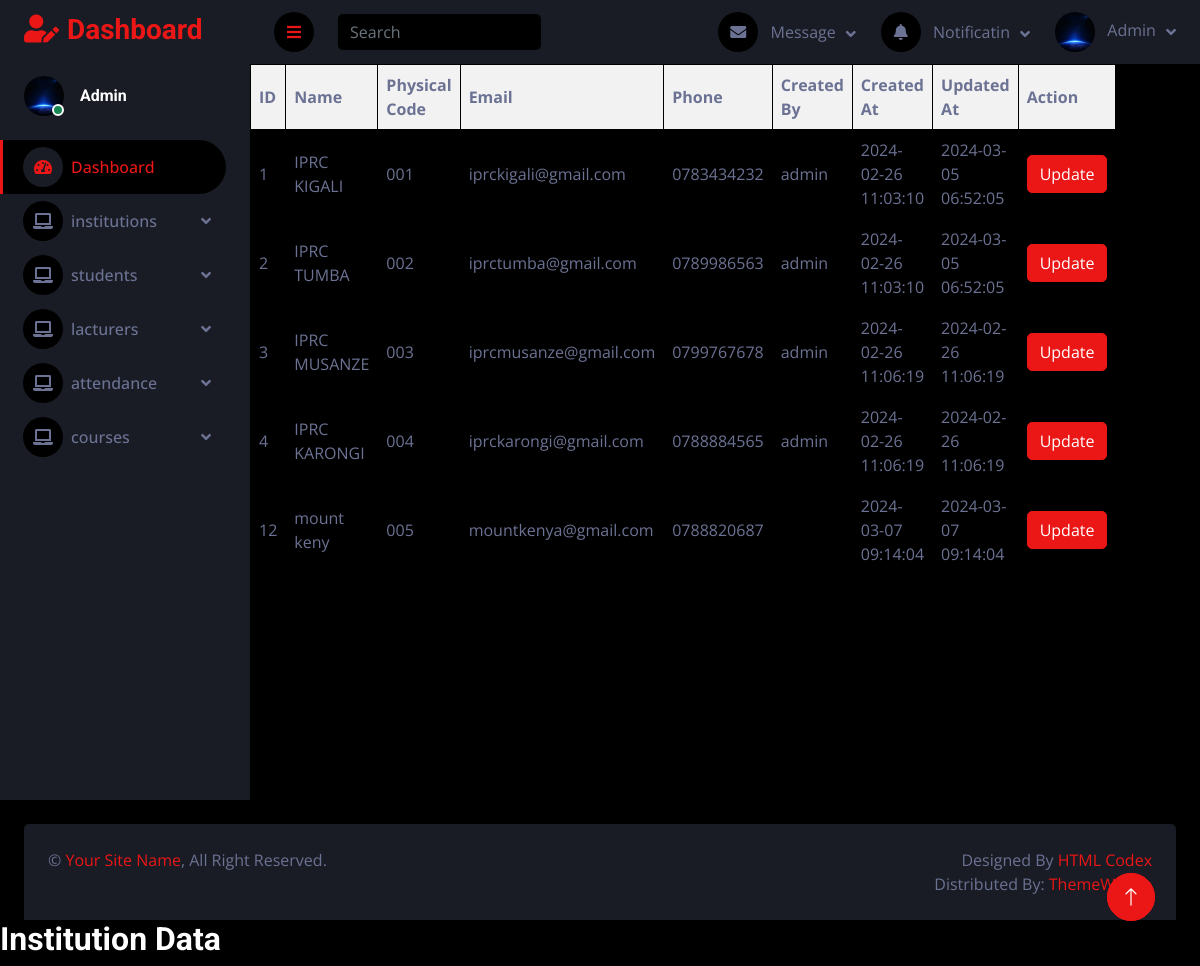
/institution_view.php, run on the app's committed database.
### tables this page shows
CREATE TABLE `institution` (
  `id` int(11) NOT NULL,
  `name` varchar(255) DEFAULT NULL,
  `physical_code` varchar(255) DEFAULT NULL,
  `email` varchar(255) DEFAULT NULL,
  `phone` varchar(255) DEFAULT NULL,
  `created_by` varchar(100) DEFAULT NULL,
  `created_at` timestamp NOT NULL DEFAULT current_timestamp(),
  `updated_at` timestamp NOT NULL DEFAULT current_timestamp() ON UPDATE current_timestamp()
);

### institution_view.php (the view, shortened to what this page needs)
<!DOCTYPE html>
<html lang="en">
<head>
    <link href="https://cdnjs.cloudflare.com/ajax/libs/font-awesome/5.10.0/css/all.min.css" rel="stylesheet">
    <link href="https://cdn.jsdelivr.net/npm/bootstrap-icons@1.4.1/font/bootstrap-icons.css" rel="stylesheet">
    <link href="lib/owlcarousel/assets/owl.carousel.min.css" rel="stylesheet">
    <link href="lib/tempusdominus/css/tempusdominus-bootstrap-4.min.css" rel="stylesheet" />
    <link href="css/bootstrap.min.css" rel="stylesheet">
    <link href="css/style.css" rel="stylesheet">
</head>
<body>
<div class="container-fluid position-relative d-flex p-0">
        <div class="sidebar pe-4 pb-3">
            <nav class="navbar bg-secondary navbar-dark">
                <a href="admindashboard.php " class="navbar-brand mx-4 mb-3">
                    <h3 class="text-primary"><i class="fa fa-user-edit me-2"></i>Dashboard</h3>
                </a>
                <div class="d-flex align-items-center ms-4 mb-4">
                    <div class="position-relative">
                    </div>
                    <div class="ms-3">
                        <h6 class="mb-0">Admin</h6>
                    </div>
                </div>
                <div class="navbar-nav w-100">
                    <a href="admindashboard.php" class="nav-item nav-link active"><i class="fa fa-tachometer-alt me-2"></i>Dashboard</a>
                    <div class="nav-item dropdown">
                        <a href="#" class="nav-link dropdown-toggle" data-bs-toggle="dropdown"><i class="fa fa-laptop me-2"></i>institutions</a>
                    </div>
                    <div class="nav-item dropdown">
                        <a href="#" class="nav-link dropdown-toggle" data-bs-toggle="dropdown"><i class="fa fa-laptop me-2"></i>students</a>
                    </div>
                    <div class="nav-item dropdown">
                        <a href="#" class="nav-link dropdown-toggle" data-bs-toggle="dropdown"><i class="fa fa-laptop me-2"></i>lacturers</a>
                    </div>
                    <div class="nav-item dropdown">
                        <a href="#" class="nav-link dropdown-toggle" data-bs-toggle="dropdown"><i class="fa fa-laptop me-2"></i>attendance</a>
                        <div class="nav-item dropdown">
                            <a href="#" class="nav-link dropdown-toggle" data-bs-toggle="dropdown"><i class="fa fa-laptop me-2"></i>courses</a>
                    </div>
                    </div>
                </div>
            </nav>
        </div>
        <div class="content">
            <nav class="navbar navbar-expand bg-secondary navbar-dark sticky-top px-4 py-0">
                <a href="#" class="sidebar-toggler flex-shrink-0">
                    <i class="fa fa-bars"></i>
                </a>
                <form class="d-none d-md-flex ms-4">
                    <input class="form-control bg-dark border-0" type="search" placeholder="Search">
                </form>
                <div class="navbar-nav align-items-center ms-auto">
                    <div class="nav-item dropdown">
                        <a href="#" class="nav-link dropdown-toggle" data-bs-toggle="dropdown">
                            <i class="fa fa-envelope me-lg-2"></i>
                            <span class="d-none d-lg-inline-flex">Message</span>
                        </a>
                    </div>
                    <div class="nav-item dropdown">
                        <a href="#" class="nav-link dropdown-toggle" data-bs-toggle="dropdown">
                            <i class="fa fa-bell me-lg-2"></i>
                            <span class="d-none d-lg-inline-flex">Notificatin</span>
                        </a>
                    </div>
                    <div class="nav-item dropdown">
                        <a href="#" class="nav-link dropdown-toggle" data-bs-toggle="dropdown">
                            <img class="rounded-circle me-lg-2" src="2.jpg" alt="" style="width: 40px; height: 40px;">
                            <span class="d-none d-lg-inline-flex">Admin</span>
                        </a>
                    </div>
                </div>
            </nav>
            <?php
try {
    $host = 'localhost';
    $dbname = 'student_attendance';
    $username = 'root';
    $password = '';
    $pdo = new PDO("mysql:host=$host;dbname=$dbname", $username, $password);
    $pdo->setAttribute(PDO::ATTR_ERRMODE, PDO::ERRMODE_EXCEPTION);
    $sql = "SELECT * FROM institution";
    $stmt = $pdo->query($sql);
    if ($stmt->rowCount() > 0) {
        echo "<table>";
        echo "<tr><th>ID</th><th>Name</th><th>Physical Code</th><th>Email</th><th>Phone</th><th>Created By</th><th>Created At</th><th>Updated At</th><th>Action</th></tr>";
        while ($row = $stmt->fetch(PDO::FETCH_ASSOC)) {
            echo "<tr>";
            echo "<td>" . $row["id"] . "</td>";
            echo "<td>" . $row["name"] . "</td>";
            echo "<td>" . $row["physical_code"] . "</td>";
            echo "<td>" . $row["email"] . "</td>";
            echo "<td>" . $row["phone"] . "</td>";
            echo "<td>" . $row["created_by"] . "</td>";
            echo "<td>" . $row["created_at"] . "</td>";
            echo "<td>" . $row["updated_at"] . "</td>";
            echo "<td><a href='update_institution.php?id={$row["id"]}' class='btn btn-primary'>Update</a></td>";
            echo "</tr>";
        }
        echo "</table>";
    } else {
        echo "0 results";
    }
} catch (PDOException $e) {
    echo "Error: " . $e->getMessage();
}
?>
        </div>
        <a href="#" class="btn btn-lg btn-primary btn-lg-square back-to-top"><i class="bi bi-arrow-up"></i></a>
    </div>
<div class="container-fluid position-relative d-flex p-0">
        <div class="sidebar pe-4 pb-3">
            <nav class="navbar bg-secondary navbar-dark">
                <a href="index.html" class="navbar-brand mx-4 mb-3">
                    <h3 class="text-primary"><i class="fa fa-user-edit me-2"></i>Dashboard</h3>
                </a>
                <div class="d-flex align-items-center ms-4 mb-4">
                    <div class="position-relative">
                        <img class="rounded-circle" src="2.jpg" alt="" style="width: 40px; height: 40px;">
                        <div class="bg-success rounded-circle border border-2 border-white position-absolute end-0 bottom-0 p-1"></div>
                    </div>
                    <div class="ms-3">
                        <h6 class="mb-0">Admin</h6>
                    </div>
                </div>
                <div class="navbar-nav w-100">
                    <a href="index.html" class="nav-item nav-link active"><i class="fa fa-tachometer-alt me-2"></i>Dashboard</a>
                    <div class="nav-item dropdown">
                        <a href="#" class="nav-link dropdown-toggle" data-bs-toggle="dropdown"><i class="fa fa-laptop me-2"></i>institutions</a>
                    </div>
                    <div class="nav-item dropdown">
                        <a href="#" class="nav-link dropdown-toggle" data-bs-toggle="dropdown"><i class="fa fa-laptop me-2"></i>students</a>
                    </div>
                    <div class="nav-item dropdown">
                        <a href="#" class="nav-link dropdown-toggle" data-bs-toggle="dropdown"><i class="fa fa-laptop me-2"></i>lacturers</a>
                    </div>
                    <div class="nav-item dropdown">
                        <a href="#" class="nav-link dropdown-toggle" data-bs-toggle="dropdown"><i class="fa fa-laptop me-2"></i>attendance</a>
                        <div class="nav-item dropdown">
                            <a href="#" class="nav-link dropdown-toggle" data-bs-toggle="dropdown"><i class="fa fa-laptop me-2"></i>courses</a>
                    </div>
                    </div>
                </div>
            </nav>
        </div>
            <div class="container-fluid pt-4 px-4">
                <div class="bg-secondary rounded-top p-4">
                    <div class="row">
                        <div class="col-12 col-sm-6 text-center text-sm-start">
                            &copy; <a href="#">Your Site Name</a>, All Right Reserved.
                        </div>
                        <div class="col-12 col-sm-6 text-center text-sm-end">
                            Designed By <a href="https://htmlcodex.com">HTML Codex</a>
                            <br>Distributed By: <a href="https://themewagon.com" target="_blank">ThemeWagon</a>
                        </div>
                    </div>
                </div>
            </div>
        </div>
        <a href="#" class="btn btn-lg btn-primary btn-lg-square back-to-top"><i class="bi bi-arrow-up"></i></a>
<h2>Institution Data</h2>
</body>
</html>

### css/style.css (style rules this page uses)
:root { --primary: #EB1616; --secondary: #191C24; --light: #6C7293; --dark: #000000; }
.back-to-top { position: fixed; display: none; right: 45px; bottom: 45px; z-index: 99; }
.btn { transition: .5s; }
.btn-lg-square { width: 48px; height: 48px; }
.btn-square, .btn-sm-square, .btn-lg-square { padding: 0; display: inline-flex; align-items: center; justify-content: center; font-weight: normal; border-radius: 50px; }
.sidebar { position: fixed; top: 0; left: 0; bottom: 0; width: 250px; height: 100vh; overflow-y: auto; background: var(--secondary); transition: 0.5s; z-index: 999; }
.content { margin-left: 250px; min-height: 100vh; background: var(--dark); transition: 0.5s; }
@media (min-width: 992px) { .sidebar { margin-left: 0; } }
@media (min-width: 992px) { .content { width: calc(100% - 250px); } }
.sidebar .navbar .navbar-nav .nav-link { padding: 7px 20px; color: var(--light); font-weight: 500; border-left: 3px solid var(--secondary); border-radius: 0 30px 30px 0; outline: none; }
.sidebar .navbar .navbar-nav .nav-link:hover, .sidebar .navbar .navbar-nav .nav-link.active { color: var(--primary); background: var(--dark); border-color: var(--primary); }
.sidebar .navbar .navbar-nav .nav-link i { width: 40px; height: 40px; display: inline-flex; align-items: center; justify-content: center; background: var(--dark); border-radius: 40px; }
.sidebar .navbar .navbar-nav .nav-link:hover i, .sidebar .navbar .navbar-nav .nav-link.active i { background: var(--secondary); }
.sidebar .navbar .dropdown-toggle::after { position: absolute; top: 15px; right: 15px; border: none; content: "\f107"; font-family: "Font Awesome 5 Free"; font-weight: 900; transition: .5s; }
.content .navbar .navbar-nav .nav-link { margin-left: 25px; padding: 12px 0; color: var(--light); outline: none; }
.content .navbar .sidebar-toggler, .content .navbar .navbar-nav .nav-link i { width: 40px; height: 40px; display: inline-flex; align-items: center; justify-content: center; background: var(--dark); border-radius: 40px; }
.content .navbar .dropdown-toggle::after { margin-left: 6px; vertical-align: middle; border: none; content: "\f107"; font-family: "Font Awesome 5 Free"; font-weight: 900; transition: .5s; }

### institution_view.php (style rules this page uses)
table { width: 90%; border-collapse: collapse; }
table, th, td { border: 1px solid black; padding: 8px; }
th { background-color: #f2f2f2; }

### data on the page
institution: id "1", name "IPRC KIGALI", physical_code "001", email "iprckigali@gmail.com", phone "0783434232", created_by "admin", created_at "2024-02-26 11:03:10", updated_at "2024-03-05 06:52:05"
institution: id "2", name "IPRC TUMBA", physical_code "002", email "iprctumba@gmail.com", phone "0789986563", created_by "admin", created_at "2024-02-26 11:03:10", updated_at "2024-03-05 06:52:05"
institution: id "3", name "IPRC MUSANZE", physical_code "003", email "iprcmusanze@gmail.com", phone "0799767678", created_by "admin", created_at "2024-02-26 11:06:19", updated_at "2024-02-26 11:06:19"
institution: id "4", name "IPRC KARONGI", physical_code "004", email "iprckarongi@gmail.com", phone "0788884565", created_by "admin", created_at "2024-02-26 11:06:19", updated_at "2024-02-26 11:06:19"
institution: id "12", name "mount keny", physical_code "005", email "mountkenya@gmail.com", phone "0788820687", created_at "2024-03-07 09:14:04", updated_at "2024-03-07 09:14:04"
